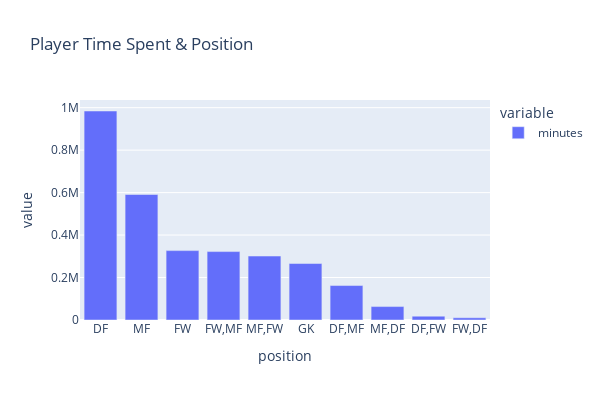

The notebook cell this image was saved under:
### Code cell
# Plot bar chart which position plays the most minutes
fig22 = px.bar(position_minutes_df[:10],width=600,height=400, title='Player Time Spent & Position')
fig22

### Figure 1 — Plotly figure (JSON) as saved in the notebook; plotly's stock layout.template omitted (floating-point values rounded to 4 significant figures)
{"data": [{"alignmentgroup": "True", "hovertemplate": "variable=minutes<br>position=%{x}<br>value=%{y}<extra></extra>", "legendgroup": "minutes", "marker": {"color": "#636efa", "pattern": {"shape": ""}}, "name": "minutes", "offsetgroup": "minutes", "orientation": "v", "showlegend": true, "textposition": "auto", "type": "bar", "x": ["DF", "MF", "FW", "FW,MF", "MF,FW", "GK", "DF,MF", "MF,DF", "DF,FW", "FW,DF"], "xaxis": "x", "y": [984331, 591090, 326750, 322182, 301127, 265953, 162296, 63246, 18118, 10480], "yaxis": "y"}], "layout": {"barmode": "relative", "height": 400, "legend": {"title": {"text": "variable"}, "tracegroupgap": 0}, "title": {"text": "Player Time Spent & Position"}, "width": 600, "xaxis": {"anchor": "y", "domain": [0, 1], "title": {"text": "position"}}, "yaxis": {"anchor": "x", "domain": [0, 1], "title": {"text": "value"}}}}
